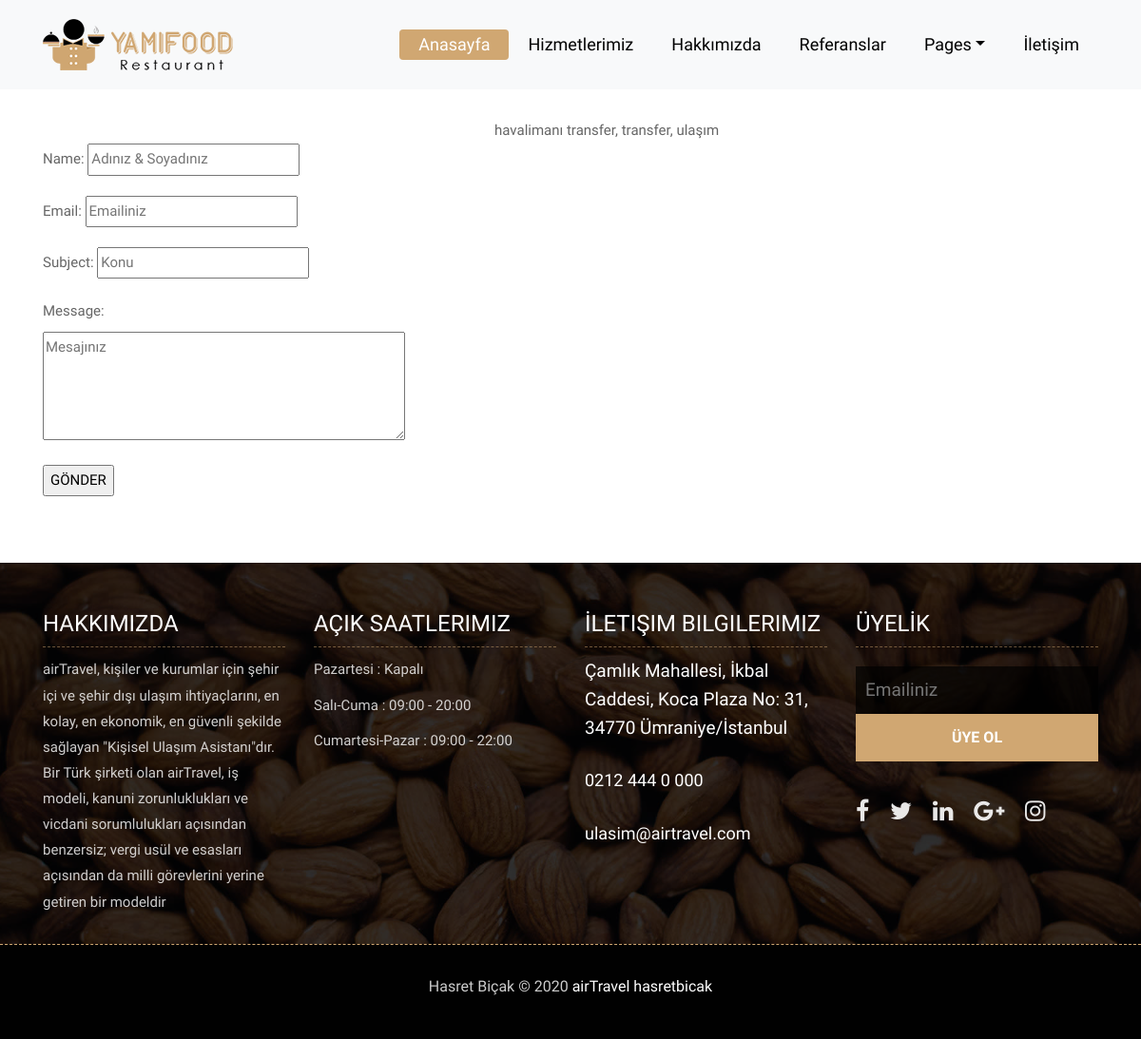
Before: /iletisim/ with the older database file.
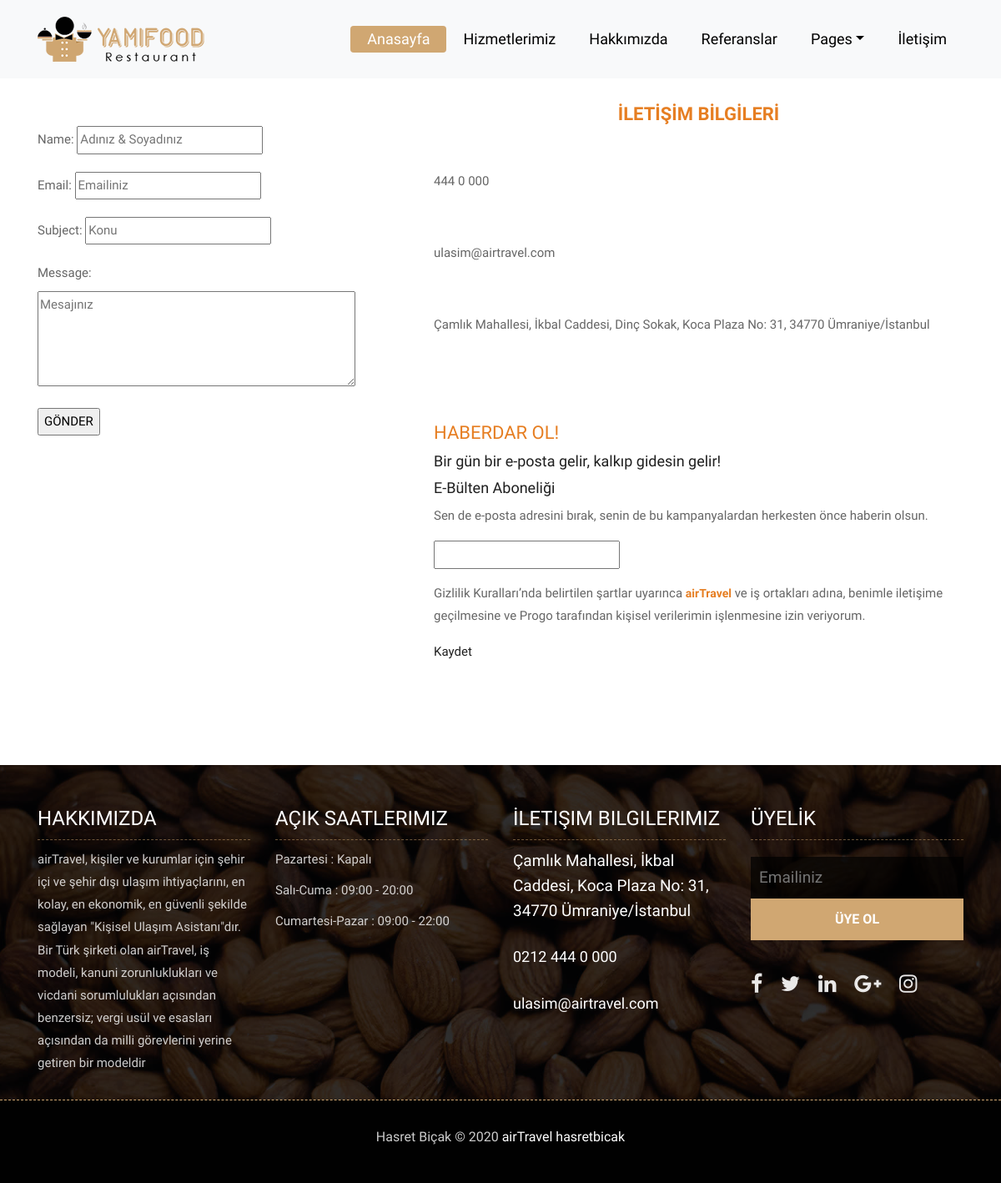
After: the same page with the newer database file.
### home/models.py (models this page shows, shortened)
class Setting(models.Model):
    STATUS = (
        ('True', 'Evet'),
        ('False', 'Hayır'),
    )
    title = models.CharField(max_length=150)
    keywords = models.CharField(max_length=255)
    description = models.CharField(max_length=255)
    company = models.CharField(max_length=50)
    address = models.CharField(blank=True, max_length=150)
    phone = models.CharField(blank=True, max_length=15)
    fax = models.CharField(blank=True, max_length=15)
    email = models.CharField(blank=True, max_length=50)
    smtpserver = models.CharField(blank=True, max_length=20)
    smtpemail = models.CharField(blank=True, max_length=20)
    smtppassword = models.CharField(blank=True, max_length=10)
    smtpport = models.CharField(blank=True, max_length=50)
    icon = models.ImageField(blank=True, upload_to='images/')
    facebook = models.CharField(blank=True, max_length=50)
    instagram = models.CharField(blank=True, max_length=50)
    twitter = models.CharField(blank=True, max_length=10)
    aboutus = RichTextUploadingField(blank=True)
    contact = RichTextUploadingField(blank=True)
    references = RichTextUploadingField(blank=True)
    status = models.CharField(max_length=10, choices=STATUS)
    parent = models.ForeignKey('self', blank=True, null=True, related_name='children', on_delete=models.CASCADE)
    create_at = models.DateTimeField(auto_now_add=True)
    update_at = models.DateTimeField(auto_now=True)

### home/views.py (the view, shortened to what this page needs)
# urls.py: path('iletisim/', views.iletisim, name='iletisim'),
def iletisim(request):
    setting = Setting.objects.get(pk=1)
    form = ContactFormu()
    context = {'setting': setting, 'form': form}
    return render(request, 'iletisim.html', context)

### home/models.py
class ContactFormu(ModelForm):
    class Meta:
        model = ContactFormMessage
        fields = ['name', 'email', 'subject', 'message']
        widgets = {
            'name': TextInput(attrs={'placeholder': 'Adınız & Soyadınız ', }),
            'email': TextInput(attrs={'placeholder': 'Emailiniz'}),
            'subject': TextInput(attrs={'placeholder': 'Konu'}),
            'message': Textarea(attrs={'placeholder': 'Mesajınız', 'rows': '4'}),
        }

### home/templates/iletisim.html (shortened to what this page needs)
{% extends "homebase.html" %}
{% block content %}
<div class="stuff-box">
		<div class="container">
			<div class="row">
				<div class="col-md-5">
					<br>
					<br>
					<br>
					<form action = "" method="POST">
                        {{ form.as_p }}
						<input type = "submit" value="GÖNDER">
					</form>
				</div>
				<div class="col-md-7">
					<br>
					<br>
					{{ setting.contact|safe }}
				</div>
			</div>
		</div>
</div>
{% endblock %}

Changed rows visible on the page:
no longer on this page (row edited): Setting: contact "havalimanı transfer, transfer, ulaşım"
Other visible differences:
text now shown: "İLETİŞİM BİLGİLERİ 444 0 000 ulasim@airtravel.com Çamlık Mahallesi, İkbal Caddesi, Dinç Sokak, Koca Plaza No: 31, 34770 Ümraniye/İstanbul HABERDAR OL! Bir gün bir e-posta gelir, kalkıp gidesin gelir! E-Bülten Aboneliği Sen de e-posta adresini bırak, senin de bu kampanyalardan herkesten önce haberin olsun. Gizlilik Kuralları’nda belirtilen şartlar uyarınca airTravel ve iş ortakları adına, benimle iletişime geçilmesine ve Progo tarafından kişisel verilerimin işlenmesine izin veriyorum. Kaydet"
